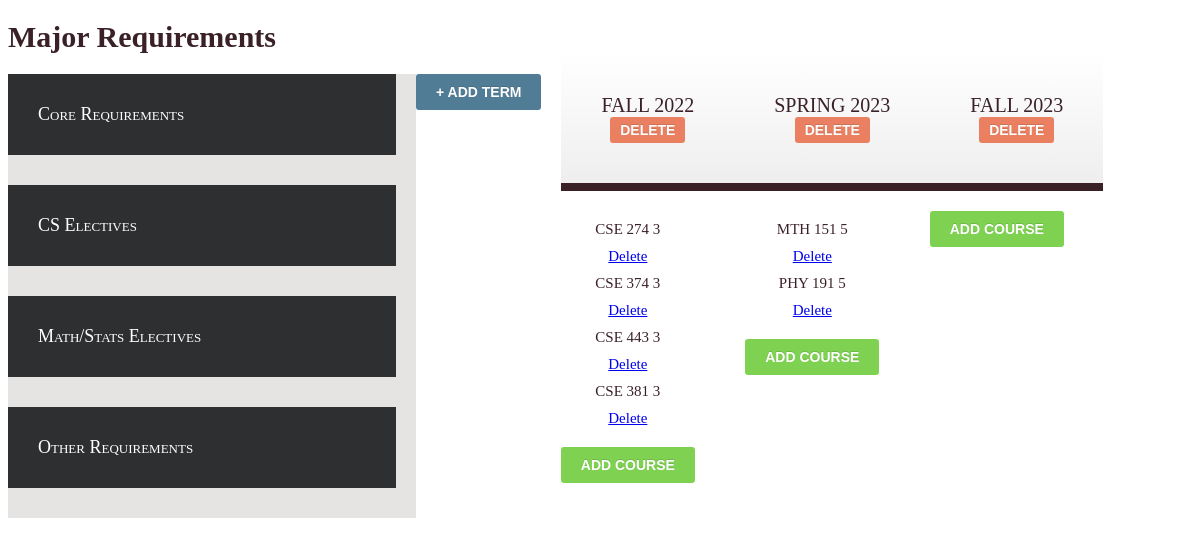
Before: / with the older database file.
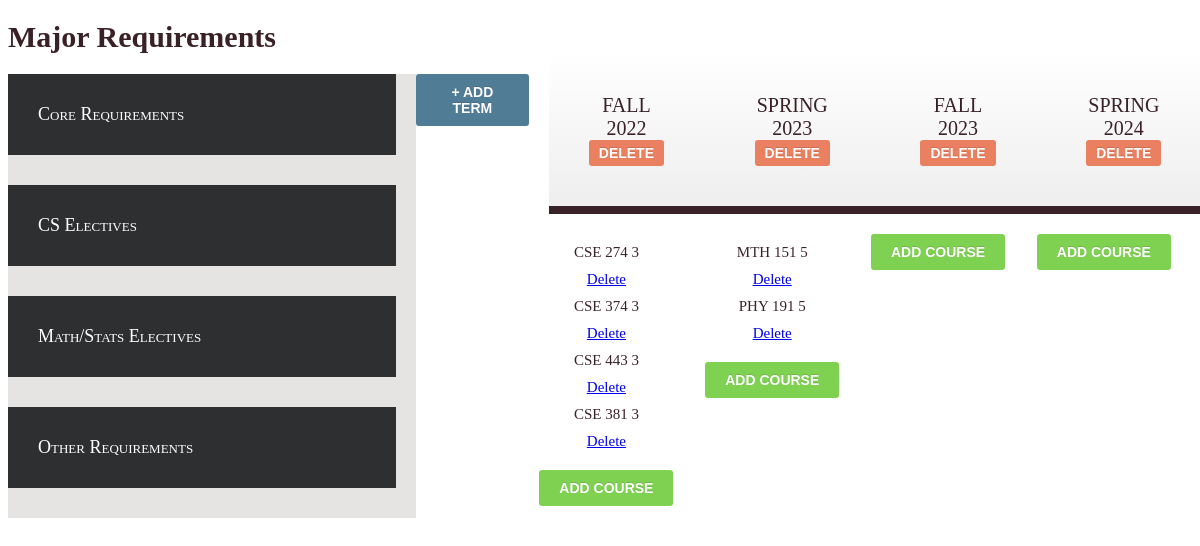
After: the same page with the newer database file.
### tables this page shows
CREATE TABLE Terms (
                    id INTEGER PRIMARY KEY AUTOINCREMENT,
                    term VARCHAR(255) NOT NULL,
                    year INTEGER
                    );

CREATE TABLE StudentCourses (
                    id INTEGER PRIMARY KEY AUTOINCREMENT,
                    termId INTEGER,
                    name VARCHAR(255) NOT NULL,
                    hours INTEGER
                    );

### server.py (the view)
@app.route('/')
def index():
    courses = []
    conn = db.connection()
    cursor = conn.cursor()
    course_cores = cs.CSE.core
    course_cs_electives = cs.CSE.cs_elective
    course_others = cs.CSE.other
    course_mthsta_electives = cs.CSE.mthsta_elective
    cursor = cursor.execute("SELECT id, term, year FROM Terms")
    terms = cursor.fetchall()
    cursor = cursor.execute("SELECT termId, name, hours FROM StudentCourses")
    student_courses = cursor.fetchall()
    conn.close()
    return render_template("index.html", course_cores=course_cores,
                                         course_cs_electives=course_cs_electives,
                                         course_mthsta_electives=course_mthsta_electives,
                                         course_others=course_others,
                                         terms=terms,
                                         student_courses=student_courses)

### db.py (called while the page is built)
def connection():
    try:
        conn = sqlite3.connect('planner.db')
    except sqlite3.error as e:
        print(e)
    return conn

### templates/index.html (shortened to what this page needs)
<!DOCTYPE html>
<html lang="en">
<head>
</head>
<body>
    <h1>Major Requirements</h1>
    <div id="flex-container">
        <div id="requirements">
            <div id="cores">
                <label for="touch-cores"><span class="requirement-header">Core Requirements</span></label>
            </div>
            <div id="cs-electives">
                <label for="touch-cs-electives"><span class="requirement-header"> CS Electives </span></label>
            </div>
            <div id="mthsta-electives">
                <label for="touch-mthsta-electives"><span class="requirement-header"> Math/Stats Electives
                    </span></label>
            </div>
            <div id="others">
                <label for="touch-other"><span class="requirement-header"> Other Requirements </span></label>
            </div>
        </div>
        <br>
        <div id="student-course">
            <div id="add-button">
                <a id="add-term">+ Add Term</a>
            </div>
            {% for term in terms %}
            <div id="term">
                <div class="student-header">{{ term[1] }} {{ term[2] }}
                    <br>
                    <a id="delete-term" href="/delete/term/{{ term[0] }}">Delete</a>
                </div>
                <ul>
                    {% for course in student_courses %}
                    {% if term[0] == course[0] %}
                    <li>{{ course[1] }} {{ course[2] }} </li>
                    <a href="/delete/course/{{ course[0] }}">Delete</a>
                    {% endif %}
                    {% endfor %}
                </ul>
                <a id="add-course">Add Course</a>
            </div>
            <br>
            {% endfor %}
        </div>
    </div>
</body>
</html>

### templates/index.html (style rules this page uses)
body { font-family: Cambria, Palatino, "Palatino Linotype", "Palatino LT STD", Georgia, serif; background: url(images/bgnoise_lg.png); font-weight: 400; font-size: 15px; color: #3a2127; overflow-y: scroll; }
#flex-container { display: flex; }
#requirements { display: flex; flex-direction: column; width: 50%; padding-right: 20px; background-color: #E5E4E2; }
.requirement-header { padding: 30px; background: #2d2f31; color: white; font-size: 1.2em; font-variant: small-caps; cursor: pointer; display: block; }
#student-course { display: flex; flex-direction: row; margin: 0 auto; text-align: center; width: 100%; zoom: 1; }
#student-course:before, #student-course:after { content: ""; display: table }
#student-course:after { clear: both }
#term .student-header { position: relative; font-size: 20px; font-weight: normal; text-transform: uppercase; padding: 40px; margin: -20px -20px 20px 20px; border-bottom: 8px solid; background-color: #eee; background-image: -moz-linear-gradient(#fff, #eee); background-image: -webkit-gradient(linear, left top, left bottom, from(#fff), to(#eee)); background-image: -webkit-linear-gradient(#fff, #eee); background-image: -o-linear-gradient(#fff, #eee); background-image: -ms-linear-gradient(#fff, #eee); background-image: linear-gradient(#fff, #eee); }
#term ul { margin: 20px 0; padding: 0; list-style: none; }
#term li { padding: 10px 0; }
#add-term { display: flex; padding: 10px 20px; color: #fff; font: bold 14px Arial, Helvetica; text-transform: uppercase; text-decoration: none; display: inline-block; background-color: #3d6e8b; -moz-border-radius: 3px; -webkit-border-radius: 3px; border-radius: 3px; text-shadow: 0 -1px 0 rgba(0, 0, 0, .15); opacity: .9; }
#delete-term { display: flex; padding: 5px 10px; color: #fff; font: bold 14px Arial, Helvetica; text-transform: uppercase; text-decoration: none; display: inline-block; background-color: #E97451; -moz-border-radius: 3px; -webkit-border-radius: 3px; border-radius: 3px; text-shadow: 0 -1px 0 rgba(0, 0, 0, .15); opacity: .9; }
#term #add-course { position: relative; padding: 10px 20px; color: #fff; font: bold 14px Arial, Helvetica; text-transform: uppercase; text-decoration: none; display: inline-block; background-color: #72ce3f; -moz-border-radius: 3px; -webkit-border-radius: 3px; border-radius: 3px; text-shadow: 0 -1px 0 rgba(0, 0, 0, .15); opacity: .9; }

Changed rows visible on the page:
added Terms: term "SPRING", year "2024"
